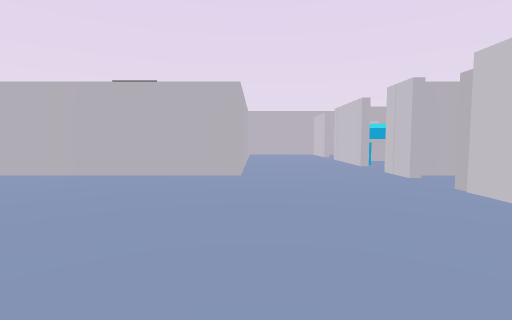
[1] (above)

15 first-person views from a walk through a 3-D level made in the Unity game engine. The camera is 1.3 m above the floor, tilts 4° down and sees 85° across. The floor is counted in squares, 2 m on a side. Each view is taken from the middle of a square. On the plan, view 1 faces up. The plan holds only what a view shows up to about 9 squares ahead; the rest is blank. The player is left out. Some animated figures are left out.

[2]
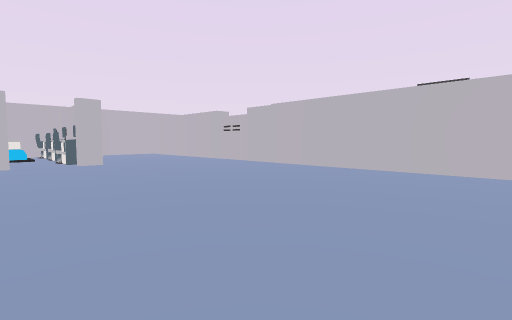

[3]
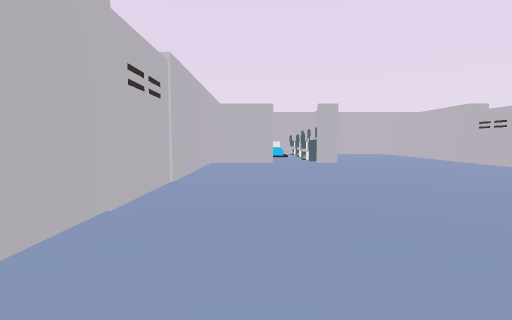

[4]
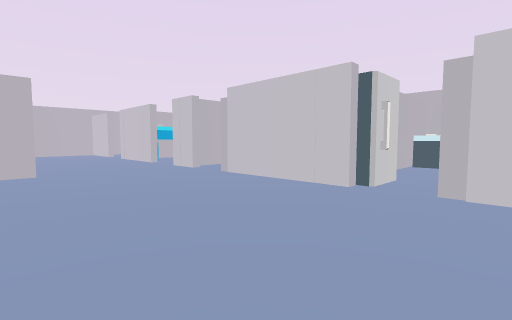

[5]
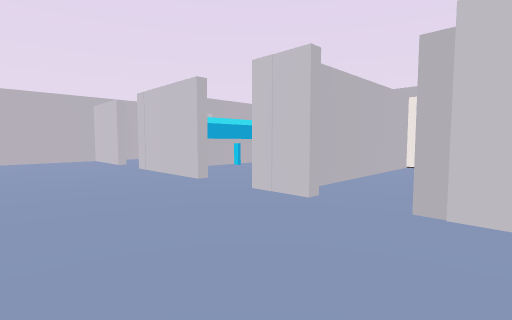

[6]
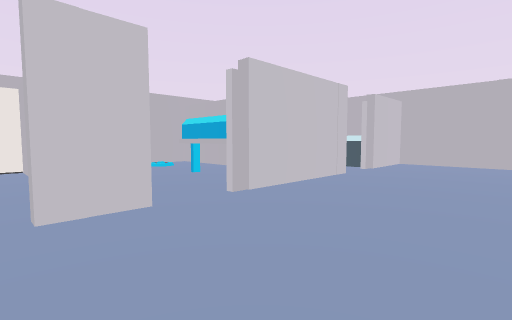

[7]
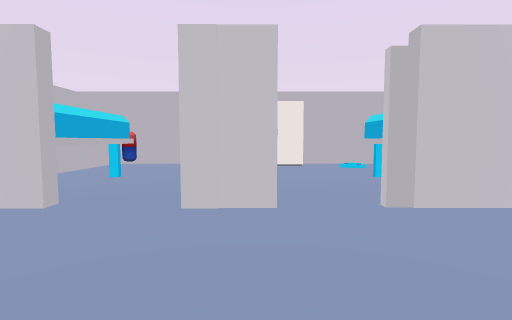

[8]
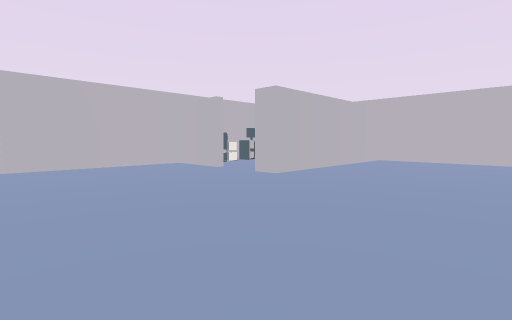

[9]
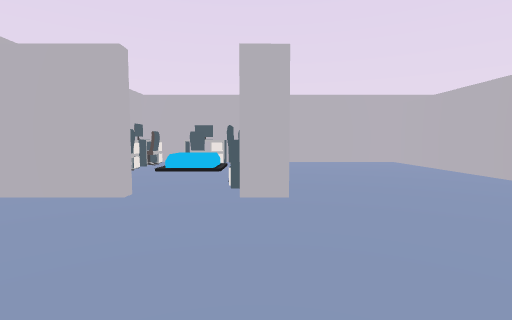

[10]
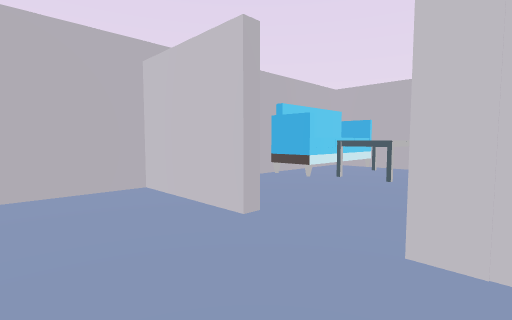

[11]
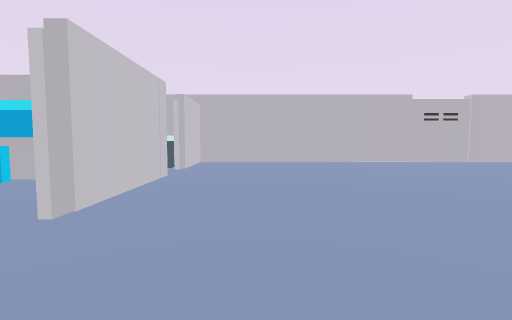

[12]
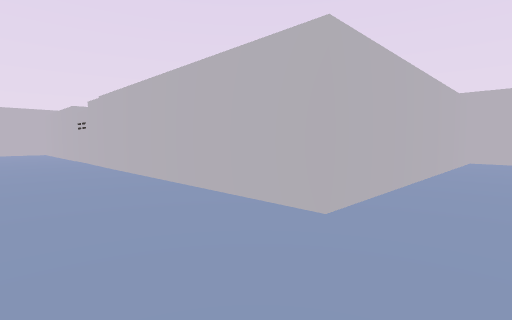

[13]
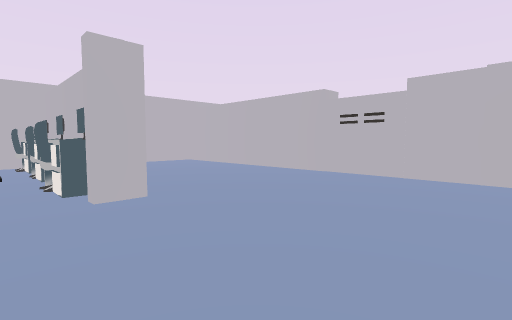

[14]
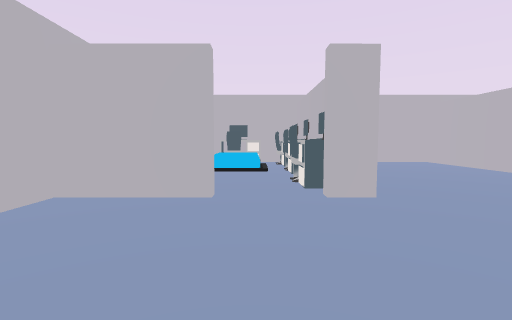

[15]
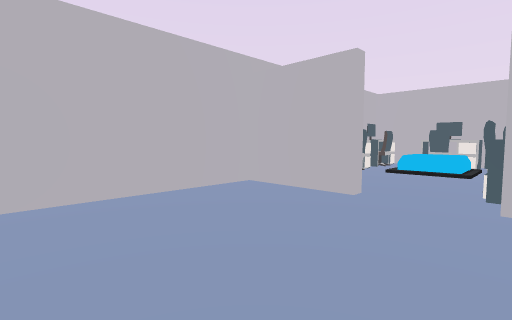

### Floor plan
Points are (right, up) in squares from view 1. A wall is a line through its corners. A room is listed if a view was taken in it or the views show most of it. See-through windows are left out.
Room 1 (views 1, 2, 3, 4, 5, 6, 7, 8, 9, 10, 11, 12, 13, 14, 15)
walls: (-3.4, 5.2) (-14.4, 5.2) (-14.4, 1.8); (2.7, 2.4) (2.7, 3.8); (2.7, 4.8) (2.7, 5.8); (-9.2, -0.4) (-9.2, -2.3) (2.7, -2.3) (2.7, -0.1); (4.6, 1.4) (7.8, 1.4) (7.8, 3.8); (2.7, 8.4) (2.7, 9.5); (3.4, -2.3) (4.2, -2.3); (2.7, 10.8) (2.7, 12.8) (-0.3, 12.8) (-0.3, 5.2) (-1.5, 5.2); (-12.5, 1.2) (-13.4, 1.2); (6.4, 5.4) (7.2, 5.4); (7.2, 5.2) (3, 5.2); (-13.5, 1.4) (-12.4, 1.4); (7.9, 1.2) (5.6, 1.2); (7.8, 7) (7.8, 8.9); (7.5, 8.9) (3.6, 8.9)
low walls: (-13.1, 0) (-12.4, 0)
ways out: opening at (3, 10) to room 2
objects: other object (-14, -2); other object (-14, -1); other object (-14, 0); other object (-14, 1); other object (-13, -2); other object (-12, -2); other object (-12, 1); other object (-11, -2); other object (-11, 1); other object (-10, -2); other object (-10, 1); other object (-3, 6) to (-2, 6); other object (3, 1); other object (3, 2) to (5, 3); other object (3, 8) to (5, 8); other object (4, -1) to (5, -1); other object (7, -1) to (7, 1); other object (7, 3); other object (7, 4); other object (7, 6); other object (7, 8)
Room 2 (no view inside)
walls: (5.4, 12.8) (4.9, 12.8); (7.8, 10.9) (7.8, 12.6)
low walls: (6.2, 12.8) (5.5, 12.8)
ways out: opening at (3, 10) to room 1
objects: other object (6, 11) to (7, 11); sofa (6, 12) to (7, 12)

Where each view was taken, in squares from view 1:
view 1: 0 up, 0 right, facing up
view 2: 1 down, 1 left, facing up-left
view 3: 1 down, 1 left, facing left
view 4: 1 down, 1 left, facing up-right
view 5: 3 up, 0 right, facing up-right
view 6: 6 up, 0 right, facing down-right
view 7: 5 up, 0 right, facing right
view 8: 5 up, 5 left, facing down-left
view 9: 1 up, 6 left, facing left
view 10: 9 up, 1 right, facing up-right
view 11: 6 up, 1 right, facing down
view 12: 3 up, 1 right, facing up-left
view 13: 0 up, 6 left, facing up-left
view 14: 0 up, 6 left, facing left
view 15: 1 up, 6 left, facing down-left
